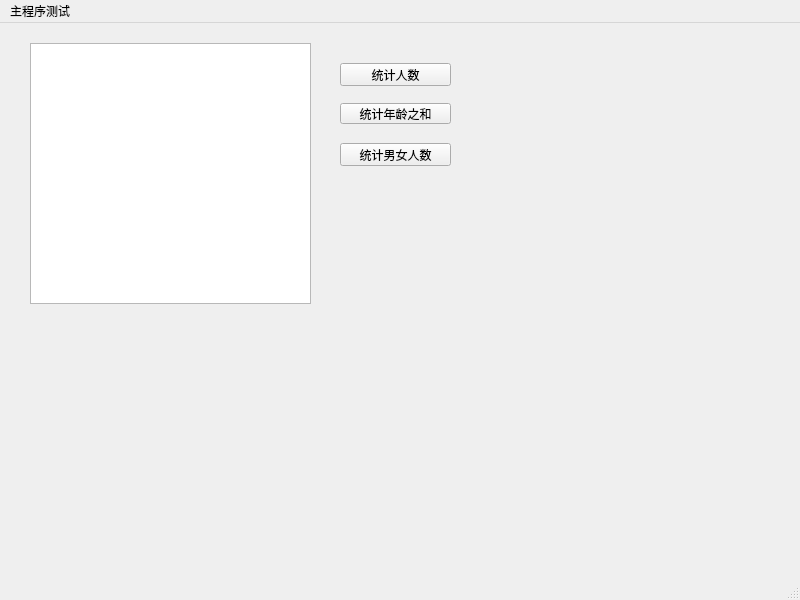
<?xml version="1.0" encoding="UTF-8"?>
<ui version="4.0">
 <class>MainWindow</class>
 <widget class="QMainWindow" name="MainWindow">
  <property name="geometry">
   <rect>
    <x>0</x>
    <y>0</y>
    <width>800</width>
    <height>600</height>
   </rect>
  </property>
  <property name="windowTitle">
   <string>MainWindow</string>
  </property>
  <widget class="QWidget" name="centralwidget">
   <widget class="QPlainTextEdit" name="plainTextEdit">
    <property name="geometry">
     <rect>
      <x>30</x>
      <y>20</y>
      <width>281</width>
      <height>261</height>
     </rect>
    </property>
   </widget>
   <widget class="QPushButton" name="count_people_button">
    <property name="geometry">
     <rect>
      <x>340</x>
      <y>40</y>
      <width>111</width>
      <height>23</height>
     </rect>
    </property>
    <property name="text">
     <string>统计人数</string>
    </property>
   </widget>
   
   <widget class="QPushButton" name="count_age_button">
    <property name="geometry">
     <rect>
      <x>340</x>
      <y>80</y>
      <width>111</width>
      <height>21</height>
     </rect>
    </property>
    <property name="text">
     <string>统计年龄之和</string>
    </property>
   </widget>
   <widget class="QPushButton" name="count_sex_button">
    <property name="geometry">
     <rect>
      <x>340</x>
      <y>120</y>
      <width>111</width>
      <height>23</height>
     </rect>
    </property>
    <property name="text">
     <string>统计男女人数</string>
    </property>
   </widget>
  </widget>
  <widget class="QMenuBar" name="menubar">
   <property name="geometry">
    <rect>
     <x>0</x>
     <y>0</y>
     <width>800</width>
     <height>22</height>
    </rect>
   </property>
   <widget class="QMenu" name="menu">
    <property name="title">
     <string>主程序测试</string>
    </property>
   </widget>
   <addaction name="menu"/>
  </widget>
  <widget class="QStatusBar" name="statusbar"/>
 </widget>
 <resources/>
 <connections/>
</ui>
